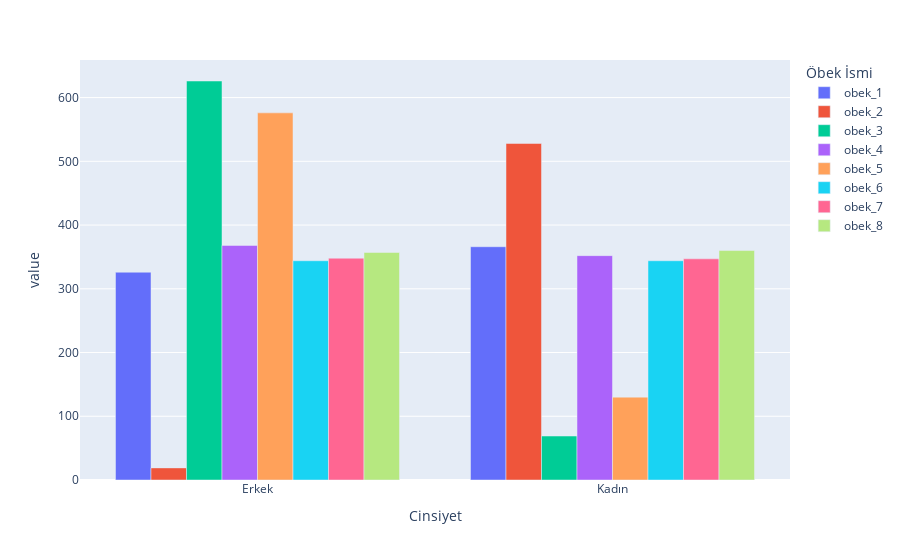

Here is the notebook cell this chart was saved with:
### Code cell
import plotly.express as px

grouped = df2.groupby(['Cinsiyet', 'Öbek İsmi'])
grouped_size = grouped.size().unstack()

fig = px.bar(grouped_size, barmode='group')
fig.show()

### Figure 1 — Plotly figure (JSON) as saved in the notebook; plotly's stock layout.template omitted (floating-point values rounded to 4 significant figures)
{"data": [{"alignmentgroup": "True", "hovertemplate": "Öbek İsmi=obek_1<br>Cinsiyet=%{x}<br>value=%{y}<extra></extra>", "legendgroup": "obek_1", "marker": {"color": "#636efa", "pattern": {"shape": ""}}, "name": "obek_1", "offsetgroup": "obek_1", "orientation": "v", "showlegend": true, "textposition": "auto", "x": ["Erkek", "Kadın"], "xaxis": "x", "y": [326, 366], "yaxis": "y", "type": "bar"}, {"alignmentgroup": "True", "hovertemplate": "Öbek İsmi=obek_2<br>Cinsiyet=%{x}<br>value=%{y}<extra></extra>", "legendgroup": "obek_2", "marker": {"color": "#EF553B", "pattern": {"shape": ""}}, "name": "obek_2", "offsetgroup": "obek_2", "orientation": "v", "showlegend": true, "textposition": "auto", "x": ["Erkek", "Kadın"], "xaxis": "x", "y": [19, 528], "yaxis": "y", "type": "bar"}, {"alignmentgroup": "True", "hovertemplate": "Öbek İsmi=obek_3<br>Cinsiyet=%{x}<br>value=%{y}<extra></extra>", "legendgroup": "obek_3", "marker": {"color": "#00cc96", "pattern": {"shape": ""}}, "name": "obek_3", "offsetgroup": "obek_3", "orientation": "v", "showlegend": true, "textposition": "auto", "x": ["Erkek", "Kadın"], "xaxis": "x", "y": [626, 69], "yaxis": "y", "type": "bar"}, {"alignmentgroup": "True", "hovertemplate": "Öbek İsmi=obek_4<br>Cinsiyet=%{x}<br>value=%{y}<extra></extra>", "legendgroup": "obek_4", "marker": {"color": "#ab63fa", "pattern": {"shape": ""}}, "name": "obek_4", "offsetgroup": "obek_4", "orientation": "v", "showlegend": true, "textposition": "auto", "x": ["Erkek", "Kadın"], "xaxis": "x", "y": [368, 352], "yaxis": "y", "type": "bar"}, {"alignmentgroup": "True", "hovertemplate": "Öbek İsmi=obek_5<br>Cinsiyet=%{x}<br>value=%{y}<extra></extra>", "legendgroup": "obek_5", "marker": {"color": "#FFA15A", "pattern": {"shape": ""}}, "name": "obek_5", "offsetgroup": "obek_5", "orientation": "v", "showlegend": true, "textposition": "auto", "x": ["Erkek", "Kadın"], "xaxis": "x", "y": [576, 130], "yaxis": "y", "type": "bar"}, {"alignmentgroup": "True", "hovertemplate": "Öbek İsmi=obek_6<br>Cinsiyet=%{x}<br>value=%{y}<extra></extra>", "legendgroup": "obek_6", "marker": {"color": "#19d3f3", "pattern": {"shape": ""}}, "name": "obek_6", "offsetgroup": "obek_6", "orientation": "v", "showlegend": true, "textposition": "auto", "x": ["Erkek", "Kadın"], "xaxis": "x", "y": [344, 344], "yaxis": "y", "type": "bar"}, {"alignmentgroup": "True", "hovertemplate": "Öbek İsmi=obek_7<br>Cinsiyet=%{x}<br>value=%{y}<extra></extra>", "legendgroup": "obek_7", "marker": {"color": "#FF6692", "pattern": {"shape": ""}}, "name": "obek_7", "offsetgroup": "obek_7", "orientation": "v", "showlegend": true, "textposition": "auto", "x": ["Erkek", "Kadın"], "xaxis": "x", "y": [348, 347], "yaxis": "y", "type": "bar"}, {"alignmentgroup": "True", "hovertemplate": "Öbek İsmi=obek_8<br>Cinsiyet=%{x}<br>value=%{y}<extra></extra>", "legendgroup": "obek_8", "marker": {"color": "#B6E880", "pattern": {"shape": ""}}, "name": "obek_8", "offsetgroup": "obek_8", "orientation": "v", "showlegend": true, "textposition": "auto", "x": ["Erkek", "Kadın"], "xaxis": "x", "y": [357, 360], "yaxis": "y", "type": "bar"}], "layout": {"xaxis": {"anchor": "y", "domain": [0, 1], "title": {"text": "Cinsiyet"}}, "yaxis": {"anchor": "x", "domain": [0, 1], "title": {"text": "value"}}, "legend": {"title": {"text": "Öbek İsmi"}, "tracegroupgap": 0}, "margin": {"t": 60}, "barmode": "group"}}
